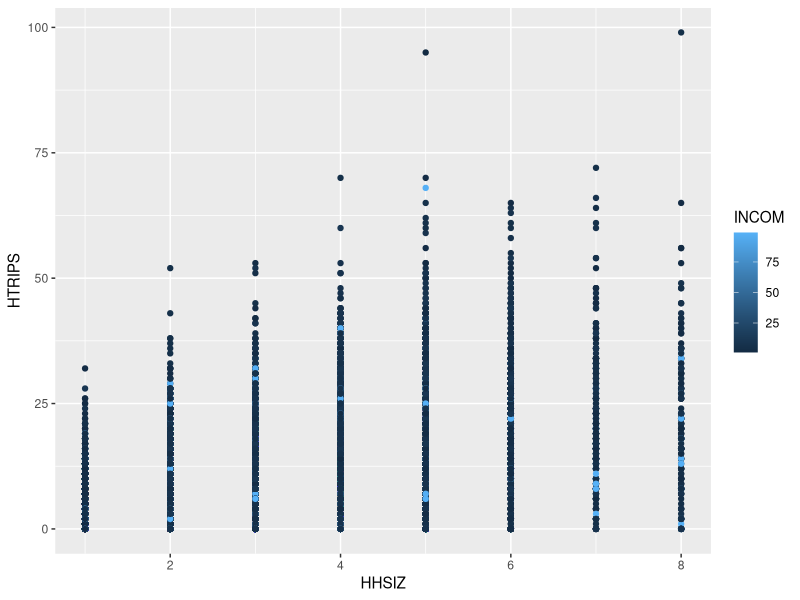
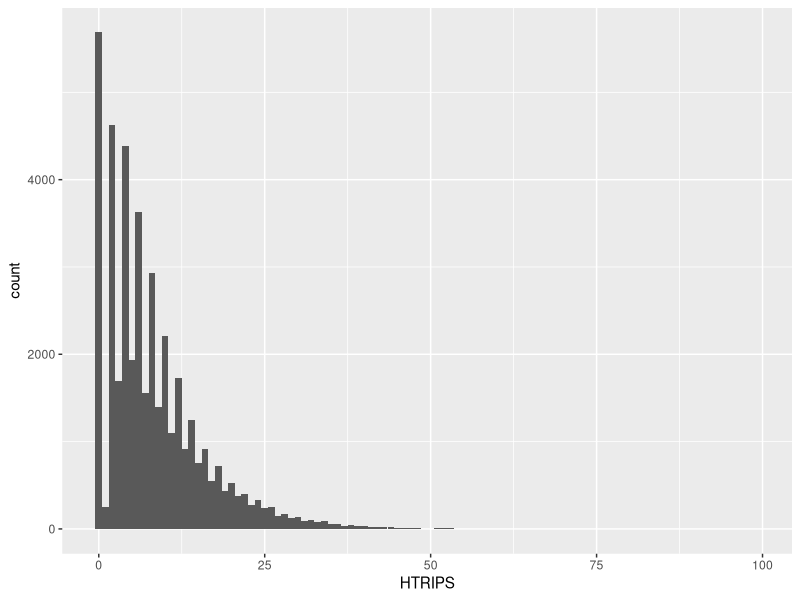
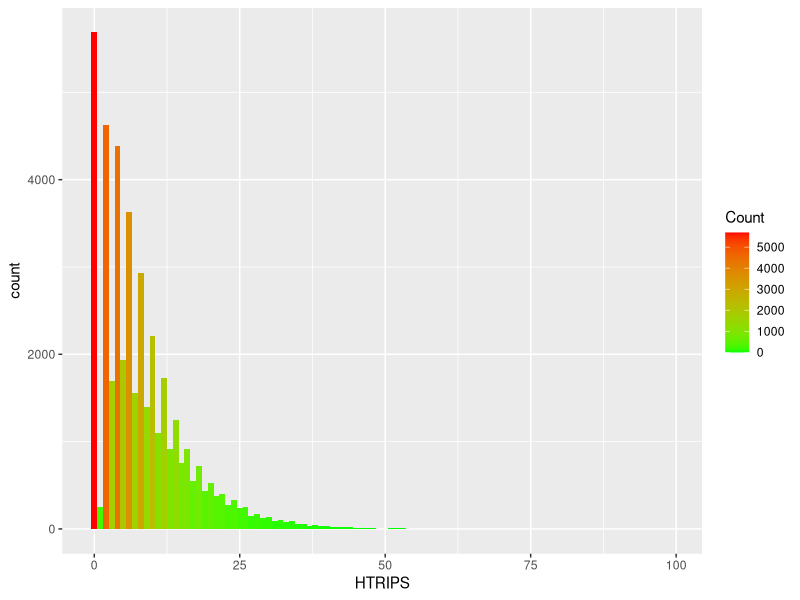
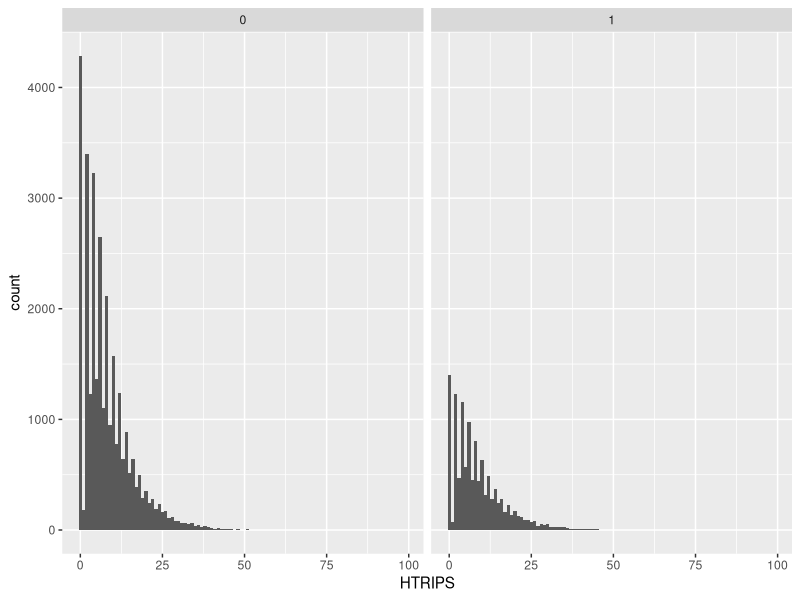
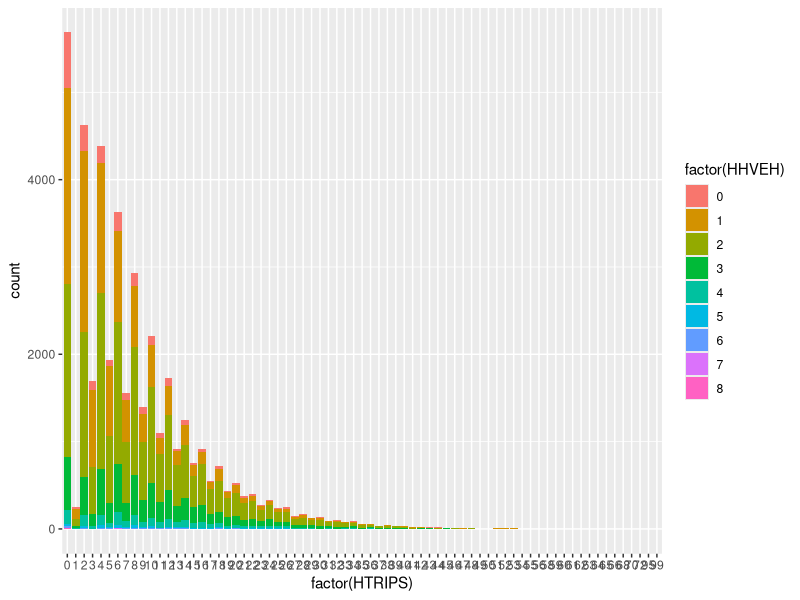
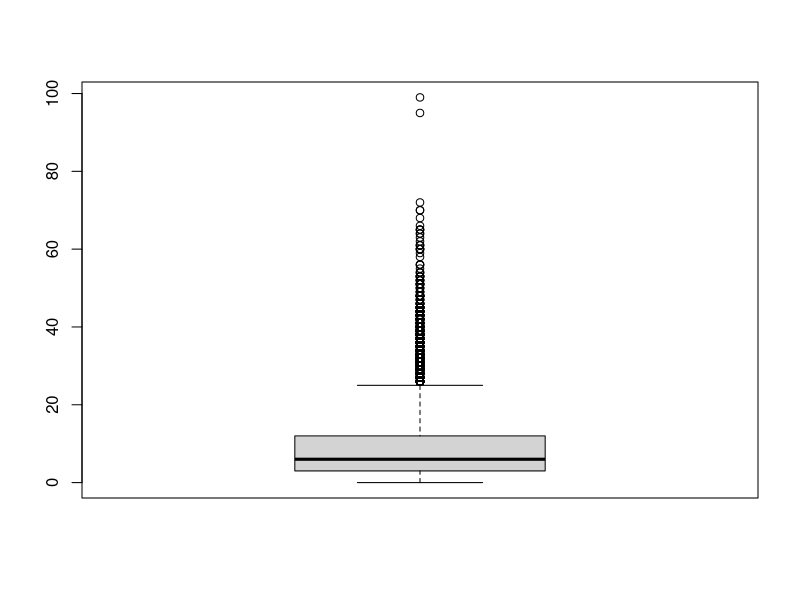
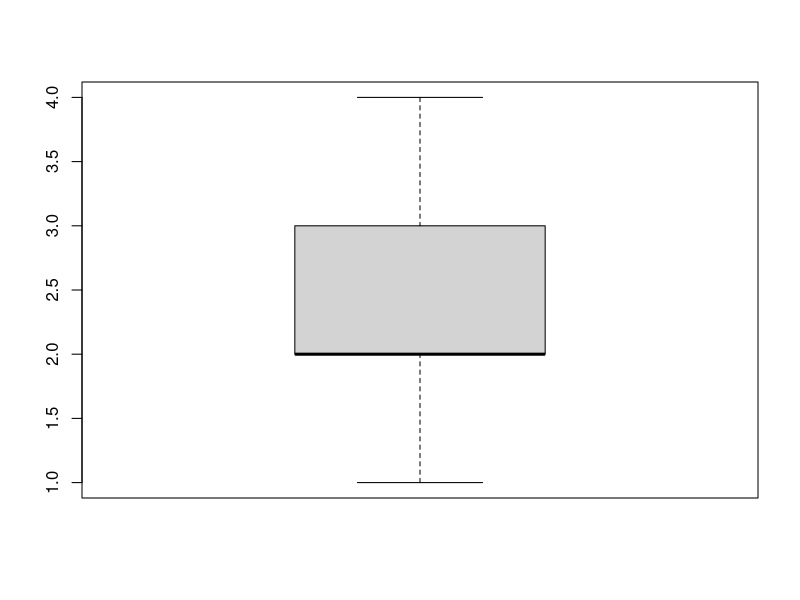
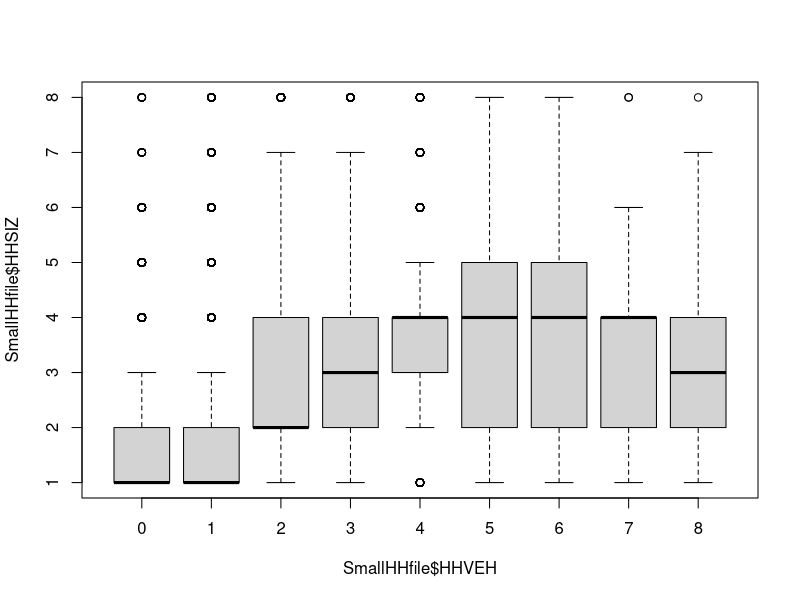

These figures' R source, in order:
## ---- chunk 1
knitr::opts_chunk$set(echo = TRUE)
## ---- chunk 2
suppressPackageStartupMessages({
  library(psych)
  library(corrplot)
  library(tidyverse)
})
## ---- chunk 3
SmallHHfile <- read_csv("SmallHHfile.csv", col_types = cols())
## ---- chunk 4
# inspect the data we imported
# View(SmallHHfile)

# display the data.frame
str(SmallHHfile)

# Provide a summary of the descriptive statsitics of all the variables
summary(SmallHHfile)
## ---- chunk 5
describe(SmallHHfile)
#
# package psych also computes descriptive statistics by groups of one or more variables
# not very pretty but does the job

describeBy(SmallHHfile$HTRIPS, SmallHHfile$DOW)
## ---- chunk 6
Mat1 <- describeBy(SmallHHfile$HTRIPS,list(SmallHHfile$DOW,SmallHHfile$HHVEH),
                   mat=TRUE,digits=2)  #matrix output

# display the matrix Mat1
Mat1
## ---- chunk 7
skimr::skim(SmallHHfile)
## ---- chunk 8
ggplot(SmallHHfile, aes(HHSIZ, HTRIPS, colour = INCOM)) + 
  geom_point()


m<-ggplot(SmallHHfile, aes(HTRIPS))

m + geom_histogram(binwidth = 1)

m + geom_histogram(aes(fill = ..count..), binwidth = 1) +
  scale_fill_gradient("Count", low = "green", high = "red")

## ---- chunk 9
m <- m + geom_histogram(binwidth = 1)
m + facet_grid(. ~ center)
## ---- chunk 10
k <- ggplot(SmallHHfile, aes(factor(HTRIPS), fill = factor(HHVEH)))
k + geom_bar()
## ---- chunk 11
boxplot(SmallHHfile$HTRIPS)
## ---- chunk 12
boxplot(SmallHHfile$HHSIZ, outline = FALSE)
## ---- chunk 13
boxplot(SmallHHfile$HHSIZ ~ SmallHHfile$HHVEH, outline = TRUE)
## ---- chunk 14
# Note how names = c() is used to assign labels
boxplot(SmallHHfile$HHSIZ ~ SmallHHfile$HHVEH,
        outline = TRUE,
        main="Household Cars by Household Size",
        names = c("0car","1car","2car","3car","4car","5car","6car","7car","8car"))
## ---- chunk 15
#
nf <- layout(mat = matrix(c(1,2),2,1, byrow=TRUE), height = c(3,1))

par(mar=c(3.1, 3.1, 1.1, 2.1))

hist(SmallHHfile$TotDist,
     col=rgb(0,1,0,0.9),
     breaks=400,
     xlim=c(0,800), 
     ylim=c(0,16000),
     xlab="Number of Travel Miles",
     main=" Household Vehicle Miles of Daily Travel")

boxplot(SmallHHfile$TotDist, horizontal=TRUE,  outline=TRUE,  ylim=c(0,800), frame=F, col = "green1")
box()
## ---- chunk 16
nf <- layout(mat = matrix(c(1,2),2,1, byrow=TRUE), height = c(3,1))

par(mar=c(3.1, 3.1, 1.1, 2.1))

hist(SmallHHfile$TotDist,
     col=rgb(0,1,0,0.9),
     breaks=400,
     xlim=c(0,800), 
     ylim=c(0,16000),
     xlab="Number of Travel Miles",
     main=" Household Vehicle Miles of Daily Travel")

boxplot(SmallHHfile$TotDist, horizontal=TRUE,  outline=FALSE,  ylim=c(0,800), frame=F, col = "green1")

box()
## ---- chunk 17
COVMAT = cov(SmallHHfile)
round(COVMAT, 3)
## ---- chunk 18
names(SmallHHfile) # check the names of the columns
NEWFRAME <-select(SmallHHfile, INCOM:HTRIPS) # select the columns from INCOM to HTRIPS
corstats<-cor(NEWFRAME) # compute correlations of these few variables
round(corstats, 2) # print correlation with 2 decimal places
# pairwise covariances among all variables 
corrplot(corstats, method = "ellipse", type = "lower")
COVMAT = cov(NEWFRAME)
round(COVMAT, 3)
## ---- chunk 19
MONDAY <-filter(SmallHHfile, Mon == 1)
NEWMON <-select(MONDAY, INCOM:HTRIPS)
corstats<-cor(NEWMON)
round(corstats, 2)
corrplot(corstats, method = "ellipse", type = "lower")

covstats<-cov(NEWMON)
round(covstats, 2)
